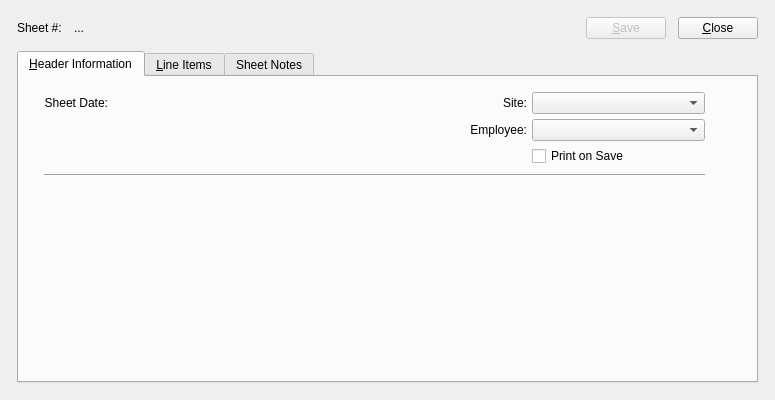
<?xml version="1.0" encoding="UTF-8"?>
<ui version="4.0">
 <comment>This file is part of the xTuple ERP: PostBooks Edition, a free and
open source Enterprise Resource Planning software suite,
Copyright (c) 1999-2009 by OpenMFG LLC, d/b/a xTuple.
It is licensed to you under the Common Public Attribution License
version 1.0, the full text of which (including xTuple-specific Exhibits)
is available at www.xtuple.com/CPAL.  By using this software, you agree
to be bound by its terms.</comment>
 <class>te</class>
 <widget class="QDialog" name="te">
  <property name="geometry">
   <rect>
    <x>0</x>
    <y>0</y>
    <width>775</width>
    <height>400</height>
   </rect>
  </property>
  <property name="minimumSize">
   <size>
    <width>775</width>
    <height>400</height>
   </size>
  </property>
  <property name="windowTitle">
   <string>Time and Expense</string>
  </property>
  <layout class="QGridLayout" name="gridLayout_3">
   <item row="0" column="0">
    <layout class="QGridLayout">
     <property name="margin">
      <number>12</number>
     </property>
     <property name="spacing">
      <number>12</number>
     </property>
     <item row="0" column="0">
      <layout class="QHBoxLayout">
       <property name="spacing">
        <number>12</number>
       </property>
       <item>
        <widget class="QLabel" name="_sheetNumberExtraLit">
         <property name="text">
          <string>Sheet #:</string>
         </property>
        </widget>
       </item>
       <item>
        <widget class="QLabel" name="_sheetNumberExtra">
         <property name="text">
          <string>...</string>
         </property>
        </widget>
       </item>
       <item>
        <spacer>
         <property name="orientation">
          <enum>Qt::Horizontal</enum>
         </property>
         <property name="sizeType">
          <enum>QSizePolicy::Expanding</enum>
         </property>
         <property name="sizeHint" stdset="0">
          <size>
           <width>0</width>
           <height>20</height>
          </size>
         </property>
        </spacer>
       </item>
       <item>
        <widget class="QPushButton" name="_save">
         <property name="enabled">
          <bool>false</bool>
         </property>
         <property name="text">
          <string>&amp;Save</string>
         </property>
        </widget>
       </item>
       <item>
        <widget class="QPushButton" name="_close">
         <property name="text">
          <string>&amp;Close</string>
         </property>
        </widget>
       </item>
      </layout>
     </item>
     <item row="1" column="0">
      <widget class="QTabWidget" name="_TimeExpenseInformation">
       <property name="enabled">
        <bool>true</bool>
       </property>
       <property name="currentIndex">
        <number>0</number>
       </property>
       <widget class="QWidget" name="_headerPage">
        <attribute name="title">
         <string>&amp;Header Information</string>
        </attribute>
        <widget class="QWidget" name="layoutWidget">
         <property name="geometry">
          <rect>
           <x>20</x>
           <y>10</y>
           <width>671</width>
           <height>97</height>
          </rect>
         </property>
         <layout class="QGridLayout" name="gridLayout_2">
          <item row="0" column="0">
           <widget class="QLabel" name="_weekendingLit">
            <property name="text">
             <string>Sheet Date:</string>
            </property>
            <property name="alignment">
             <set>Qt::AlignRight|Qt::AlignTrailing|Qt::AlignVCenter</set>
            </property>
           </widget>
          </item>
          <item row="0" column="1">
           <widget class="DLineEdit" name="_weekending">
            <property name="enabled">
             <bool>true</bool>
            </property>
            <property name="sizePolicy">
             <sizepolicy hsizetype="Expanding" vsizetype="Fixed">
              <horstretch>0</horstretch>
              <verstretch>0</verstretch>
             </sizepolicy>
            </property>
            <property name="focusPolicy">
             <enum>Qt::StrongFocus</enum>
            </property>
            <property name="defaultDate">
             <enum>XDateEdit::None</enum>
            </property>
           </widget>
          </item>
          <item row="0" column="2">
           <spacer name="horizontalSpacer">
            <property name="orientation">
             <enum>Qt::Horizontal</enum>
            </property>
            <property name="sizeHint" stdset="0">
             <size>
              <width>40</width>
              <height>20</height>
             </size>
            </property>
           </spacer>
          </item>
          <item row="0" column="3">
           <widget class="QLabel" name="_siteLit">
            <property name="text">
             <string>Site:</string>
            </property>
            <property name="alignment">
             <set>Qt::AlignRight|Qt::AlignTrailing|Qt::AlignVCenter</set>
            </property>
            <property name="margin">
             <number>3</number>
            </property>
           </widget>
          </item>
          <item row="0" column="4">
           <widget class="WComboBox" name="_site">
            <property name="sizePolicy">
             <sizepolicy hsizetype="Expanding" vsizetype="Fixed">
              <horstretch>0</horstretch>
              <verstretch>0</verstretch>
             </sizepolicy>
            </property>
            <property name="maximumSize">
             <size>
              <width>200</width>
              <height>16777215</height>
             </size>
            </property>
           </widget>
          </item>
          <item row="1" column="3">
           <widget class="QLabel" name="_originatedByLit">
            <property name="text">
             <string>Employee:</string>
            </property>
            <property name="alignment">
             <set>Qt::AlignRight|Qt::AlignTrailing|Qt::AlignVCenter</set>
            </property>
            <property name="margin">
             <number>3</number>
            </property>
            <property name="buddy">
             <cstring>_employees</cstring>
            </property>
           </widget>
          </item>
          <item row="1" column="4">
           <widget class="XComboBox" name="_employees">
            <property name="sizePolicy">
             <sizepolicy hsizetype="Expanding" vsizetype="Fixed">
              <horstretch>0</horstretch>
              <verstretch>0</verstretch>
             </sizepolicy>
            </property>
            <property name="maximumSize">
             <size>
              <width>200</width>
              <height>16777215</height>
             </size>
            </property>
           </widget>
          </item>
          <item row="2" column="4">
           <widget class="QCheckBox" name="_printSheet">
            <property name="text">
             <string>Print on Save</string>
            </property>
           </widget>
          </item>
          <item row="3" column="0" colspan="5">
           <widget class="Line" name="line_3">
            <property name="sizePolicy">
             <sizepolicy hsizetype="Expanding" vsizetype="Expanding">
              <horstretch>0</horstretch>
              <verstretch>0</verstretch>
             </sizepolicy>
            </property>
            <property name="orientation">
             <enum>Qt::Horizontal</enum>
            </property>
           </widget>
          </item>
         </layout>
        </widget>
       </widget>
       <widget class="QWidget" name="_lineItemsPage">
        <attribute name="title">
         <string>&amp;Line Items</string>
        </attribute>
        <layout class="QGridLayout" name="gridLayout">
         <item row="0" column="0">
          <widget class="XTreeWidget" name="_lines">
           <property name="focusPolicy">
            <enum>Qt::NoFocus</enum>
           </property>
           <property name="alternatingRowColors">
            <bool>false</bool>
           </property>
           <property name="rootIsDecorated">
            <bool>true</bool>
           </property>
          </widget>
         </item>
         <item row="0" column="1">
          <layout class="QVBoxLayout" name="verticalLayout">
           <property name="spacing">
            <number>5</number>
           </property>
           <item>
            <widget class="QPushButton" name="_new">
             <property name="enabled">
              <bool>false</bool>
             </property>
             <property name="focusPolicy">
              <enum>Qt::StrongFocus</enum>
             </property>
             <property name="text">
              <string>&amp;New</string>
             </property>
             <property name="autoDefault">
              <bool>true</bool>
             </property>
            </widget>
           </item>
           <item>
            <widget class="QPushButton" name="_edit">
             <property name="enabled">
              <bool>false</bool>
             </property>
             <property name="focusPolicy">
              <enum>Qt::StrongFocus</enum>
             </property>
             <property name="text">
              <string>&amp;Edit</string>
             </property>
             <property name="autoDefault">
              <bool>true</bool>
             </property>
            </widget>
           </item>
           <item>
            <widget class="QPushButton" name="_view">
             <property name="enabled">
              <bool>false</bool>
             </property>
             <property name="focusPolicy">
              <enum>Qt::StrongFocus</enum>
             </property>
             <property name="text">
              <string>&amp;View</string>
             </property>
             <property name="autoDefault">
              <bool>true</bool>
             </property>
            </widget>
           </item>
           <item>
            <widget class="QPushButton" name="_delete">
             <property name="enabled">
              <bool>false</bool>
             </property>
             <property name="focusPolicy">
              <enum>Qt::NoFocus</enum>
             </property>
             <property name="text">
              <string>&amp;Delete</string>
             </property>
             <property name="autoDefault">
              <bool>true</bool>
             </property>
            </widget>
           </item>
           <item>
            <spacer>
             <property name="orientation">
              <enum>Qt::Vertical</enum>
             </property>
             <property name="sizeType">
              <enum>QSizePolicy::Expanding</enum>
             </property>
             <property name="sizeHint" stdset="0">
              <size>
               <width>20</width>
               <height>20</height>
              </size>
             </property>
            </spacer>
           </item>
          </layout>
         </item>
        </layout>
       </widget>
       <widget class="QWidget" name="_sheetNotesPage">
        <attribute name="title">
         <string>Sheet Notes</string>
        </attribute>
        <layout class="QGridLayout">
         <item row="0" column="0">
          <widget class="QTextEdit" name="_orderComments">
           <property name="focusPolicy">
            <enum>Qt::ClickFocus</enum>
           </property>
          </widget>
         </item>
        </layout>
       </widget>
      </widget>
     </item>
    </layout>
   </item>
  </layout>
 </widget>
 <layoutdefault spacing="5" margin="5"/>
 <pixmapfunction>qPixmapFromMimeSource</pixmapfunction>
 <customwidgets>
  <customwidget>
   <class>DLineEdit</class>
   <extends>QWidget</extends>
   <header>datecluster.h</header>
   <container>1</container>
  </customwidget>
  <customwidget>
   <class>WComboBox</class>
   <extends>XComboBox</extends>
   <header>wcombobox.h</header>
  </customwidget>
  <customwidget>
   <class>XComboBox</class>
   <extends>QComboBox</extends>
   <header>xcombobox.h</header>
  </customwidget>
  <customwidget>
   <class>XTreeWidget</class>
   <extends>QTreeWidget</extends>
   <header>xtreewidget.h</header>
   <container>1</container>
  </customwidget>
 </customwidgets>
 <tabstops>
  <tabstop>_printSheet</tabstop>
  <tabstop>_site</tabstop>
  <tabstop>_employees</tabstop>
  <tabstop>_new</tabstop>
  <tabstop>_edit</tabstop>
  <tabstop>_orderComments</tabstop>
  <tabstop>_save</tabstop>
  <tabstop>_close</tabstop>
  <tabstop>_TimeExpenseInformation</tabstop>
 </tabstops>
 <resources/>
 <connections>
  <connection>
   <sender>_close</sender>
   <signal>clicked()</signal>
   <receiver>te</receiver>
   <slot>close()</slot>
   <hints>
    <hint type="sourcelabel">
     <x>1059</x>
     <y>44</y>
    </hint>
    <hint type="destinationlabel">
     <x>20</x>
     <y>20</y>
    </hint>
   </hints>
  </connection>
  <connection>
   <sender>_lines</sender>
   <signal>itemSelected(int)</signal>
   <receiver>_edit</receiver>
   <slot>animateClick()</slot>
   <hints>
    <hint type="sourcelabel">
     <x>387</x>
     <y>358</y>
    </hint>
    <hint type="destinationlabel">
     <x>486</x>
     <y>358</y>
    </hint>
   </hints>
  </connection>
 </connections>
</ui>
